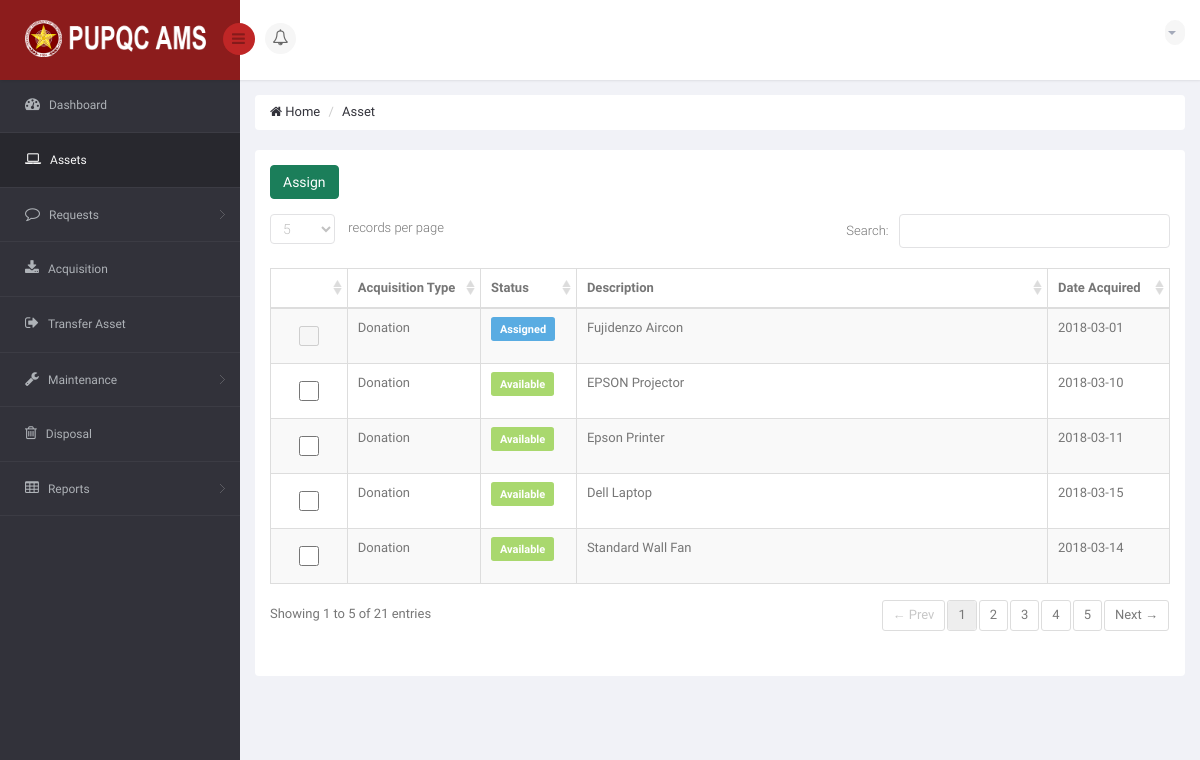
The app's page /DIR/PropertyOfficer/POAsset.php (signed in), older data.
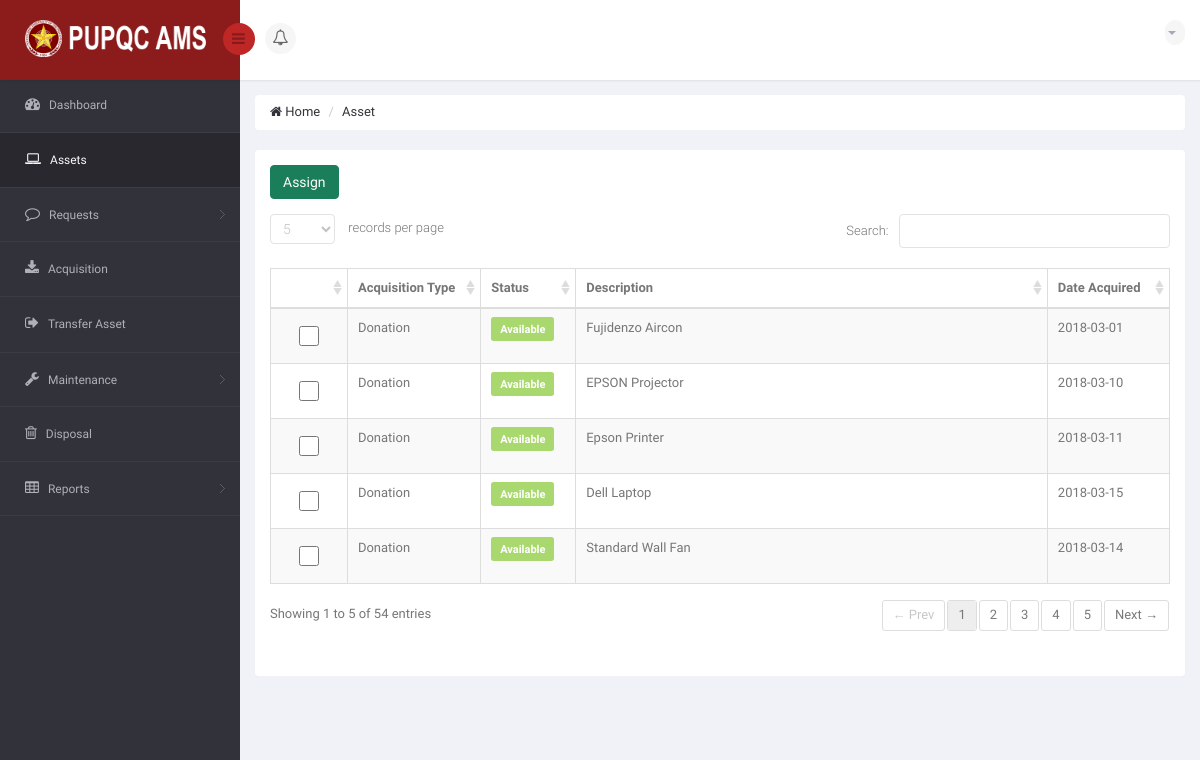
The same page, newer data.
### tables this page shows
CREATE TABLE `ams_r_asset` (
  `A_ID` int(11) NOT NULL,
  `A_DESCRIPTION` varchar(250) NOT NULL,
  `A_DATE` date NOT NULL,
  `A_STATUS` varchar(25) NOT NULL DEFAULT 'Serviceable',
  `A_ACQUISITION_TYPE` varchar(25) NOT NULL,
  `A_AVAILABILITY` varchar(25) NOT NULL DEFAULT 'Available',
  `A_DISPOSAL_STATUS` int(11) NOT NULL DEFAULT '0',
  `AL_ID` int(11) DEFAULT NULL,
  `C_ID` int(11) DEFAULT NULL,
  `URS_ID` int(11) DEFAULT NULL,
  `PPMP_ID` int(11) DEFAULT NULL
);

### DIR/PropertyOfficer/POAsset.php (the view, shortened to what the changed rows need)
<!DOCTYPE html>
<html>
<head>
    <link href="../../bs3/css/bootstrap.min.css" rel="stylesheet">
    <link href="../../js/jquery-ui/jquery-ui-1.10.1.custom.min.css" rel="stylesheet">
    <link href="../../css/bootstrap-reset.css" rel="stylesheet">
    <link href="../../font-awesome/css/font-awesome.css" rel="stylesheet">
    <link href="../../js/jvector-map/jquery-jvectormap-1.2.2.css" rel="stylesheet">
    <link href="../../css/clndr.css" rel="stylesheet">
    <link href="../../js/css3clock/css/style.css" rel="stylesheet">
    <link rel="stylesheet" href="../../js/morris-chart/morris.css">
    <link href="../../css/style.css" rel="stylesheet">
    <link href="../../css/style-responsive.css" rel="stylesheet" />
    <link href="../../js/advanced-datatable/css/demo_page.css" rel="stylesheet" />
    <link href="../../js/advanced-datatable/css/demo_table.css" rel="stylesheet" />
    <link rel="stylesheet" href="../../js/data-tables/DT_bootstrap.css" />
    <link href="../../js/sweetalert/sweetalert.css" rel="stylesheet">
    <link href="../../css/style.css" rel="stylesheet">
    <link href="../../css/style-responsive.css" rel="stylesheet" />
</head>
<body>
    <section id="container">
        <section id="main-content">
            <section class="wrapper">
                <div class="row">
                    <div class="col-sm-12">
                        <section class="panel">
                            <div class="panel-body">
                                <div class="adv-table editable-table ">
                                    <!-- <div class="clearfix">
                                        <div class="btn-group pull-right">
                                            <button class="btn btn-default dropdown-toggle" data-toggle="dropdown">Tools <i class="fa fa-angle-down"></i>
                                            </button>
                                            <ul class="dropdown-menu pull-right">
                                                <li><a href="#">Print</a></li>
                                                <li><a href="#">Save as PDF</a></li>
                                                <li><a href="#">Export to Excel</a></li>
                                            </ul>
                                        </div>
                                    </div> -->
                                    <table class="table table-striped table-hover table-bordered" id="editable-sample">
                                        <?php
                                            include('../Connection/db.php');
                                        ?>
                                            <thead>
                                                <tr>
                                                    <th style="width: 90px"></th>
                                                    <th style="width: 140px;">Acquisition Type</th>
                                                    <th style="width: 100px;">Status</th>
                                                    <th style="word-wrap: break-word;">Description</th>
                                                    <th style="width: 130px;">Date Acquired</th>
                                                </tr>
                                            </thead>
                                            <tbody>
                                                <?php
                                                    $sql = "SELECT * FROM `ams_r_asset` ORDER BY A_DATE DESC";
                                                    $result = mysqli_query($connection, $sql) or die("Bad Query: $sql");
                                                    $i = 0;
                                                    while($row = mysqli_fetch_assoc($result))
                                                    {
                                                        $i++;
                                                        $a_description = $row['A_DESCRIPTION'];
                                                        $a_acquistion_type = $row['A_ACQUISITION_TYPE'];
                                                        $a_date = $row['A_DATE'];
                                                        $a_status = $row['A_STATUS'];
                                                        $a_availability = $row['A_AVAILABILITY'];
                                                ?>
                                                <tr class="gradeX">
                                                    <?php
                                                        if ($a_availability == 'Available' && $a_status == 'Serviceable')
                                                        {
                                                    ?>
                                                        <td>
                                                            <center>
                                                                <input type="checkbox" id="<?php echo $i; ?>" class="checkbox form-control ckthis" style="width: 20px">
                                                            </center>
                                                        </td>
                                                        <td id="origtype<?php echo $i; ?>">
                                                            <?php echo $a_acquistion_type; ?> </td>
                                                        <td id="origstat<?php echo $i; ?>">
                                                            <p class="label label-success label-mini" style="font-size: 11px;"> <?php echo $a_availability; ?> </p> </td>
                                                        <td id="origdesc<?php echo $i; ?>">
                                                            <?php echo $a_description; ?> </td>
                                                        <td id="origdate<?php echo $i; ?>">
                                                            <?php echo $a_date; ?> </td>
                                                    <?php
                                                        }
                                                        elseif ($a_availability =='Assigned' && $a_status == 'Serviceable')
                                                        {
                                                    ?>
                                                        <td>
                                                            <center>
                                                                <input type="checkbox" id="<?php echo $i; ?>" class="checkbox form-control ckthis" style="width: 20px" disabled>
                                                            </center>
                                                        </td>
                                                        <td id="origtype<?php echo $i; ?>">
                                                            <?php echo $a_acquistion_type; ?> </td>
                                                        <td id="origstat<?php echo $i; ?>">
                                                            <p class="label label-primary label-mini" style="font-size: 11px;"> <?php echo $a_availability; ?> </p> </td>
                                                        <td id="origdesc<?php echo $i; ?>">
                                                            <?php echo $a_description; ?> </td>
                                                        <td id="origdate<?php echo $i; ?>">
                                                            <?php echo $a_date; ?> </td>
                                                    <?php
                                                        }
                                                    ?>
                                                </tr>
                                                <?php
                                                    }
                                                ?>
                                            </tbody>
                                    </table>
                                </div>
                            </div>
                        </section>
                    </div>
                </div>
            </section>
        </section>
    </section>
</body>
</html>

Row changes from the older to the newer data that the page shows:
changed ams_r_asset "Fujidenzo Aircon": A_AVAILABILITY "Assigned" → "Available"
Text that changed along with them:
text written by a page script: "records per page Search: Showing 1 to 5 of 21 entries ← Prev 1 2 3 4 5 Next →" → "records per page Search: Showing 1 to 5 of 54 entries ← Prev 1 2 3 4 5 Next →"
